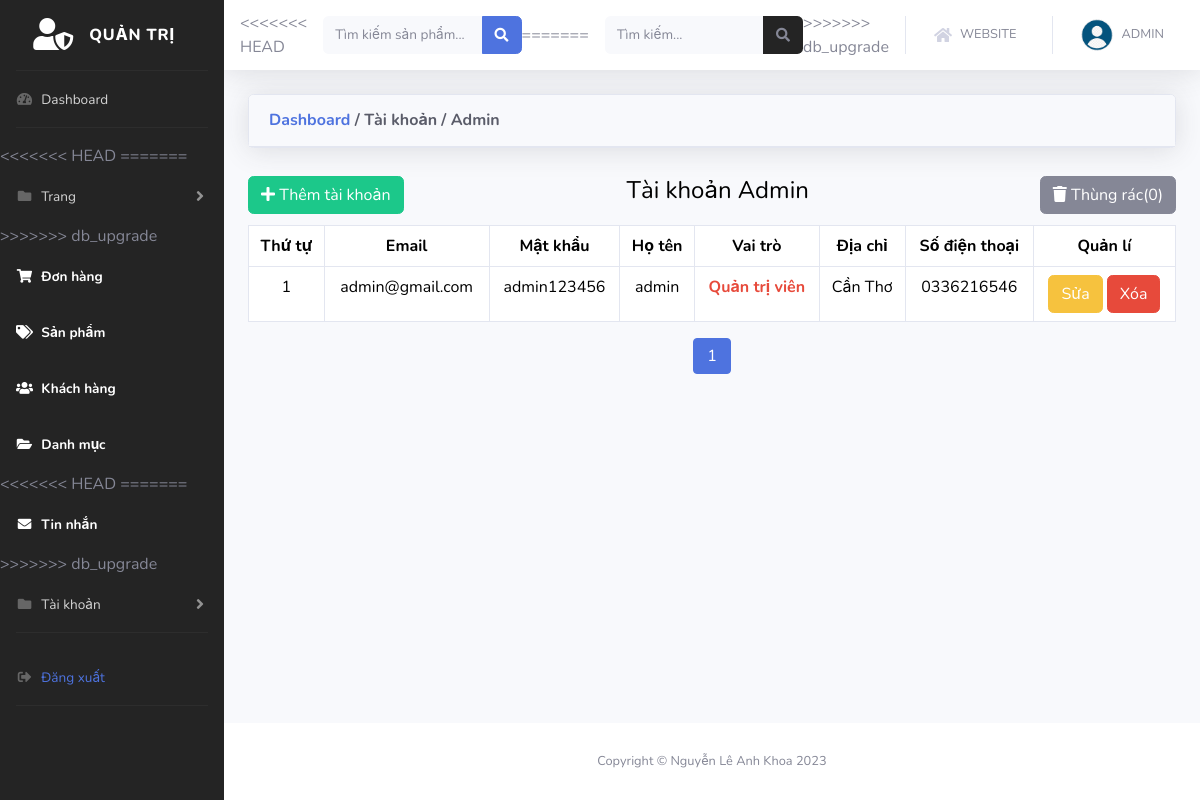
Page /admin/taikhoan_admin.php (signed in) on the committed database.
### tables this page shows
CREATE TABLE `quanli_user` (
  `user_id` int(11) NOT NULL,
  `role` tinyint(1) NOT NULL,
  `user_name` varchar(100) NOT NULL,
  `user_code` varchar(10) NOT NULL,
  `user_email` varchar(50) NOT NULL,
  `user_phone` varchar(10) NOT NULL,
  `user_address` varchar(255) NOT NULL,
  `user_password` varchar(100) NOT NULL
);

### admin/taikhoan_admin.php (the view, shortened to what this page needs)
<?php
include('../db/connect.php');
?>
<!DOCTYPE html>
<html lang="en">
<?php
include('./common/head.php')
?>
<body id="page-top">
    <div id="wrapper">
        <?php
        include('./common/sidebar.php');
        ?>
        <div id="content-wrapper" class="d-flex flex-column">
            <div id="content">
                <?php
                include('./common/topbar.php');
                ?>
                <div class="container-fluid">
                    <div class="card shadow mb-4">
                        <div class="card-header py-3">
                            <h6 class="m-0 font-weight-bold text-primary">
                                <a href="index.php">Dashboard</a><span class="text-dark"> / Tài khoản / Admin</span>
                            </h6>
                        </div>
                    </div>
                    <div class="d-flex justify-content-center align-items-center mb-2">
                        <div class="d-flex mr-auto">
                            <a href="create_account_staff.php" class="btn btn-success">
                                <i class="fas fa-plus"></i>
                                Thêm tài khoản
                            </a>
                        </div>
                        <h4 class="py-1 mr-auto">Tài khoản Admin</h4>
                        <a href="#1" class="btn btn-secondary ml-2">
                            <i class="fas fa-trash"></i>
                            Thùng rác(0)
                        </a>
                    </div>
                    <div class="row">
                        <div class="col-md-12">
                            <table class="table table-bordered">
                                <?php
                                $productsPerPage = 5;
                                if (isset($_GET['page']) && is_numeric($_GET['page'])) {
                                    $currentPage = max(1, $_GET['page']);
                                } else {
                                    $currentPage = 1;
                                }
                                $begin = ($currentPage - 1) * $productsPerPage;
                                $sql_select_acount = mysqli_query($mysqli, "SELECT * FROM quanli_user WHERE role = 1 OR role = 2
                                    ORDER BY user_id ASC LIMIT $begin, $productsPerPage");
                                ?>
                                <tr class="text-center">
                                    <th>Thứ tự</th>
                                    <th>Email</th>
                                    <th>Mật khẩu</th>
                                    <th>Họ tên</th>
                                    <th>Vai trò</th>
                                    <th>Địa chỉ</th>
                                    <th>Số điện thoại</th>
                                    <th>Quản lí</th>
                                </tr>
                                <?php
                                $i = 0;
                                while ($row_acount = mysqli_fetch_array($sql_select_acount)) {
                                    $i++;
                                    $orderNumber = $begin + $i;
                                ?>
                                    <tr class="text-center">
                                        <td><?php echo $orderNumber ?></td>
                                        <td><?php echo $row_acount['user_email'] ?></td>
                                        <td><?php echo $row_acount['user_password'] ?></td>
                                        <td><?php echo $row_acount['user_name'] ?></td>
                                        <td>
                                            <?php
                                            if ($row_acount['role'] == 1) {
                                                echo '<a href="" class="text-danger font-weight-bold">Quản trị viên</a>';
                                            } elseif ($row_acount['role'] == 0) {
                                                echo "Khách hàng";
                                            } else {
                                                echo '<a href="" class="text-success font-weight-bold">Nhân viên</a>';
                                            }
                                            ?>
                                        </td>
                                        <td>
                                            <?php echo $row_acount['user_address'] ?></td>
                                        <td>
                                            <?php echo $row_acount['user_phone'] ?></td>
                                        <td>
                                            <a href="#1" class="btn btn-warning">Sửa</a>
                                            <a href="#1" class="btn btn-danger">Xóa</a>
                                        </td>
                                    </tr>
                                <?php
                                }
                                ?>
                            </table>
                            <?php
                            $sql_page = mysqli_query($mysqli, "SELECT * FROM quanli_user WHERE role = 1 OR role = 2 ");
                            $count_row_page = mysqli_num_rows($sql_page);
                            $page = ceil($count_row_page / 5);
                            ?>
                            <div class="paging d-flex justify-content-center">
                                <?php
                                for ($i = 1; $i <= $page; $i++) {
                                ?>
                                    <a <?php if ($i == $currentPage) echo 'style="background-color: #4e73df; border-color: #4e73df; color:white;"' ?> href="taikhoan_admin.php?page=<?php echo $i ?>"><?php echo $i ?></a>
                                <?php
                                }
                                ?>
                            </div>
                        </div>
                    </div>
                </div>
            </div>
            <?php
            include('./common/footer.php')
            ?>
        </div>
    </div>
</body>
</html>

### admin/taikhoan_admin.php (style rules this page uses)
.paging a { border: 1px solid #4e73df; padding: 5px 13px; list-style: none; background: #fff; margin: 0 4px; border-radius: 4px; color: #4e73df; text-decoration: none; }

### rows in the picture
quanli_user: orderNumber "1", user_email "admin@gmail.com", user_password "admin123456", user_name "admin", role "Quản trị viên", user_address "Cần Thơ", user_phone "0336216546"
